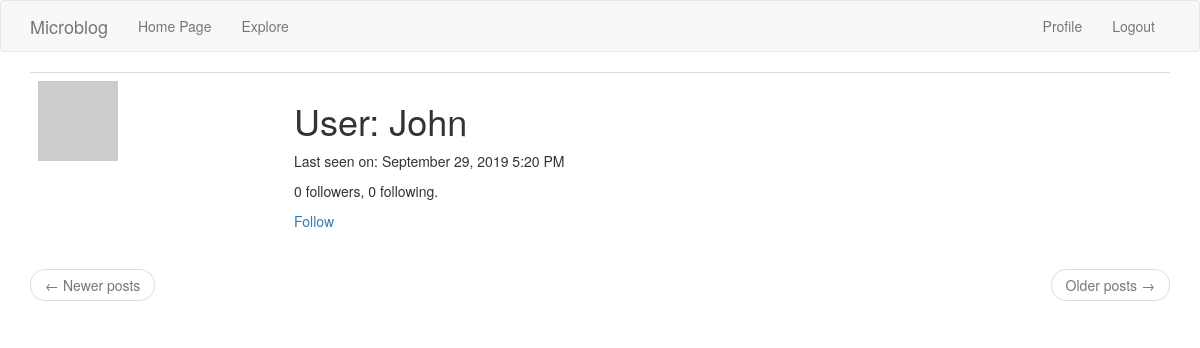
Before: /user/John (signed in) with the older database file.
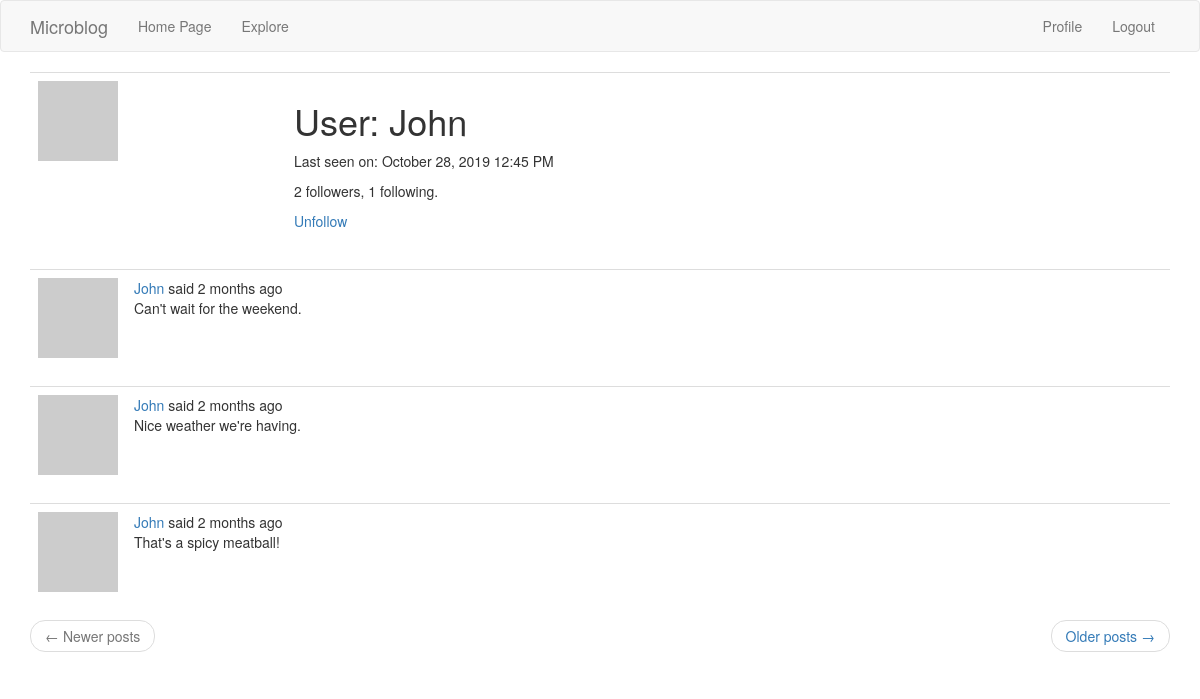
After: the same page with the newer database file.
### app/models.py (models this page shows, shortened)
class User(UserMixin, db.Model):
    id = db.Column(db.Integer, primary_key=True)
    username = db.Column(db.String(64), index=True, unique=True)
    email = db.Column(db.String(120), index=True, unique=True)
    password_hash = db.Column(db.String(128))
    posts = db.relationship('Post', backref='author', lazy='dynamic')
    about_me = db.Column(db.String(140))
    last_seen = db.Column(db.DateTime, default=datetime.utcnow)
    def avatar(self, size):
        digest = md5(self.email.lower().encode('utf-8')).hexdigest()
        print('https://www.gravatar.com/avatar/{}?d=identicon&s={}'.format(digest, size))
        return 'https://www.gravatar.com/avatar/{}?d=identicon&s={}'.format(digest, size)
    followed = db.relationship(
        "User", secondary=followers,
        primaryjoin=(followers.c.follower_id== id),
        secondaryjoin=(followers.c.followed_id == id),
        backref=db.backref("followers", lazy="dynamic"), lazy="dynamic")
    def is_following(self, user):
        return self.followed.filter(
            followers.c.followed_id == user.id).count() > 0

class Post(db.Model):
    id = db.Column(db.Integer, primary_key=True)
    body = db.Column(db.String(140))
    timestamp = db.Column(db.DateTime, index=True, default=datetime.utcnow)
    user_id = db.Column(db.Integer, db.ForeignKey('user.id'))

### app/main/routes.py (the view)
@bp.route('/user/<username>')
@login_required
def user(username):
    user = User.query.filter_by(username=username).first_or_404()
    page = request.args.get("page", 1, type=int)
    posts = user.posts.order_by(Post.timestamp.desc()).paginate(
        page, myApp.config["POSTS_PER_PAGE"], False)
    next_url = url_for('main.user', username=user.username, page=posts.next_num) \
        if posts.has_next else None
    prev_url = url_for('main.user', username=user.username, page=posts.prev_num) \
        if posts.has_prev else None
    return render_template('user.html', user=user, posts=posts.items, next_url=next_url, prev_url=prev_url)

### app/main/routes.py (called while the page is built)
@bp.before_request
def before_request():
    if current_user.is_authenticated:
        current_user.last_seen = datetime.utcnow()
        db.session.commit()

### app/models.py (called while the page is built)
@login.user_loader
def load_user(id):
    return User.query.get(int(id))

### app/templates/user.html (shortened to what this page needs)
{% extends "base.html" %}
{% block app_content %}
    <table class="table table-hover">
        <tr>
            <td width="256px"><img src="{{ user.avatar(256) }}"></td>
            <td>
                <h1>User: {{ user.username }}</h1>
                {% if user.last_seen %}
                <p>Last seen on: {{ moment(user.last_seen).format("LLL") }}</p>
                {% endif %}
                <p>{{ user.followers.count() }} followers, {{ user.followed.count() }} following.</p>
                {% if user == current_user %}
                <p><a href="{{ url_for('main.edit_profile') }}">Edit your profile</a></p>
                {% elif not current_user.is_following(user) %}
                <p><a href="{{ url_for('follow', username=user.username) }}">Follow</a></p>
                {% else %}
                <p><a href="{{ url_for('unfollow', username=user.username) }}">Unfollow</a></p>
                {% endif %}
            </td>
        </tr>
    </table>
    {% for post in posts %}
        {% include '_post.html' %}
    {% endfor %}
    <nav aria-label="...">
        <ul class="pager">
            <li class="previous{% if not prev_url %} disabled{% endif %}">
                <a href="{{ prev_url or '#' }}">
                    <span aria-hidden="true">&larr;</span> Newer posts
                </a>
            </li>
            <li class="next{% if not next_url %} disabled{% endif %}">
                <a href="{{ next_url or '#' }}">
                    Older posts <span aria-hidden="true">&rarr;</span>
                </a>
            </li>
        </ul>
    </nav>
{% endblock %}

### app/templates/base.html (shortened to what this page needs)
{% extends 'bootstrap/base.html' %}
{% block navbar %}
    <nav class="navbar navbar-default">
        <div class="container">
            <div class="navbar-header">
                <a class="navbar-brand" href="{{ url_for('main.index') }}">Microblog</a>
            </div>
            <div class="collapse navbar-collapse" id="bs-example-navbar-collapse-1">
                <ul class="nav navbar-nav">
                    <li><a href="{{ url_for('main.index') }}">{{ _('Home Page') }}</a></li>
                    <li><a href="{{ url_for('main.explore') }}">{{ _('Explore') }}</a></li>
                </ul>
                <ul class="nav navbar-nav navbar-right">
                    {% if current_user.is_anonymous %}
                    <li><a href="{{ url_for('auth.login') }}">{{ _('Sign In') }}</a></li>
                    {% else %}
                    <li><a href="{{ url_for('main.user', username=current_user.username) }}">{{ _('Profile') }}</a></li>
                    <li><a href="{{ url_for('auth.logout') }}">{{ _('Logout') }}</a></li>
                    {% endif %}
                </ul>
            </div>
        </div>
    </nav>
{% endblock %}
{% block content %}
    <div class="container">
        {% block app_content %}{% endblock %}
    </div>
{% endblock %}

### app/templates/_post.html (shortened to what this page needs)
    <table class="table table-hover">
        <tr>
            <td width="70px">
                <a href="{{ url_for('main.user', username=post.author.username) }}">
                    <img src="{{ post.author.avatar(70) }}" />
                </a>
            </td>
            <td>
                {{ _("%(username)s said %(when)s",
            username=user_link, when=moment(post.timestamp).fromNow()) }}
                <br>
                {{ post.body }}
            </td>
        </tr>
    </table>

Changed rows visible on the page:
changed User "John": last_seen "September 29, 2019 5:20 PM" → "October 28, 2019 12:45 PM"
added Post: body "Can't wait for the weekend."
added Post: body "Nice weather we're having."
added Post: body "That's a spicy meatball!"
Other visible differences:
{{ user.followers.count() }}: "0" → "2"
{{ user.followed.count() }}: "0" → "1"
text no longer shown: "Follow"
text now shown: "Unfollow"
